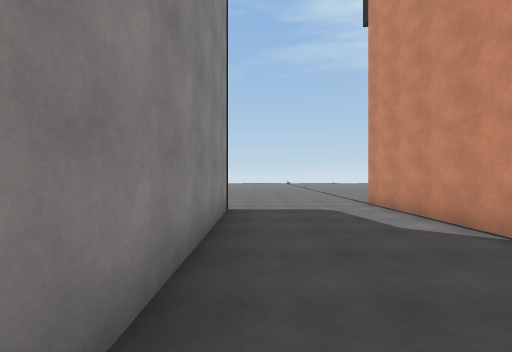
View 1 (above)

24 first-person views from a walk through a 3-D level made in the Unity game engine. The camera is 1.5 m above the floor, looks level and sees 90° across. The floor is counted in squares, 2 m on a side. Each view is taken from the middle of a square. On the plan, view 1 faces up. The plan holds only what a view shows up to about 9 squares ahead; the rest is blank. The place goes on beyond the plan. The player is left out. Some animated figures are left out. Surface patterns are stand-ins for the level's own textures.

View 2
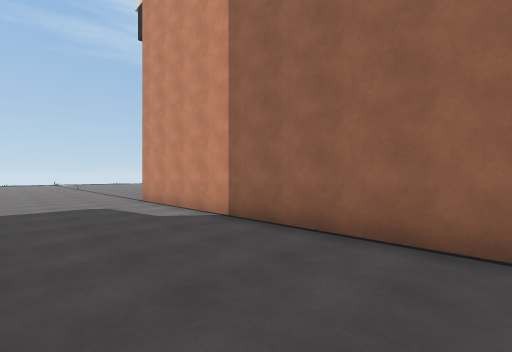

View 3
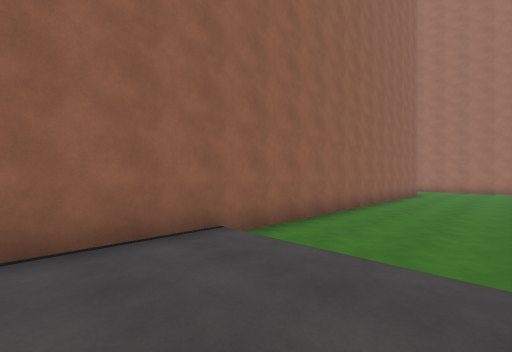

View 4
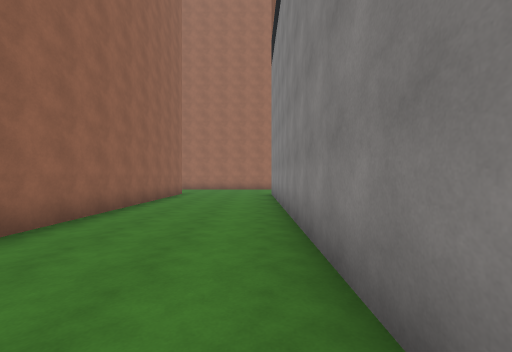

View 5
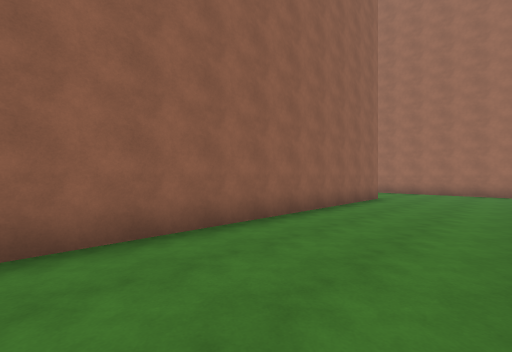

View 6
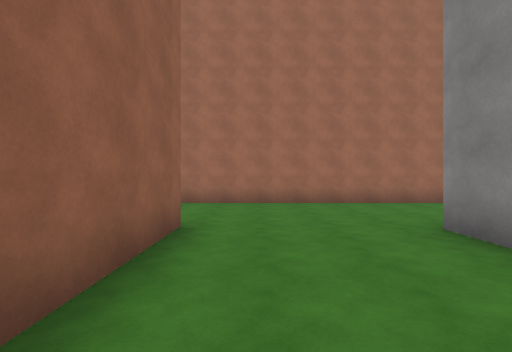

View 7
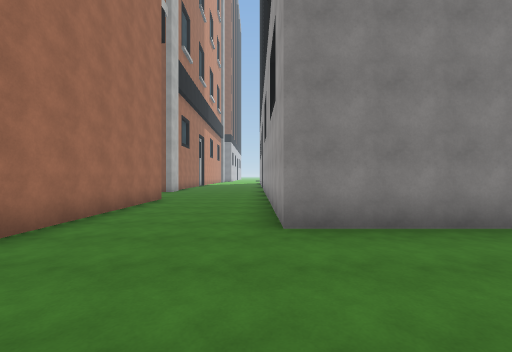

View 8
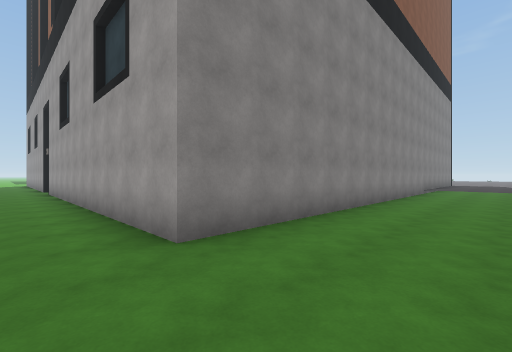

View 9
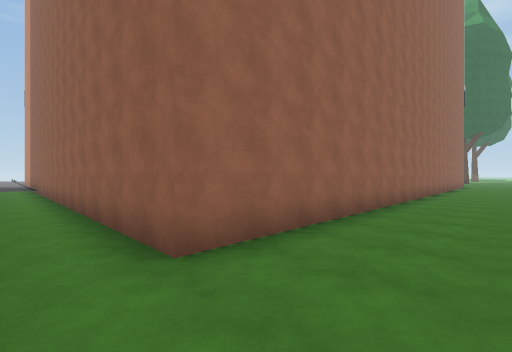

View 10
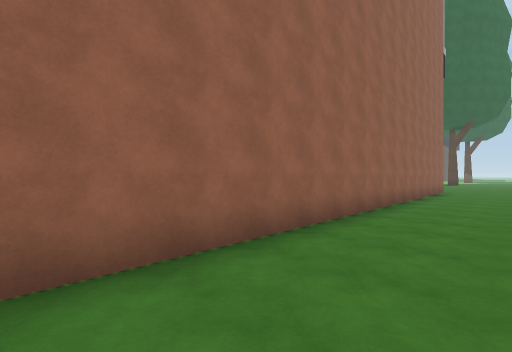

View 11
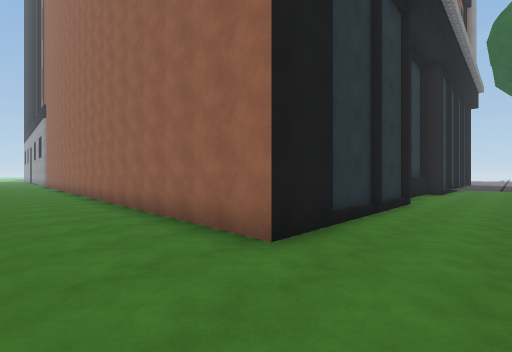

View 12
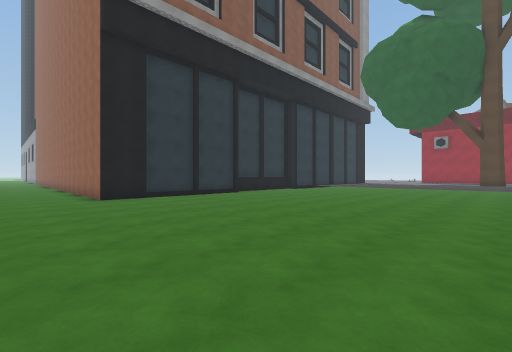

View 13
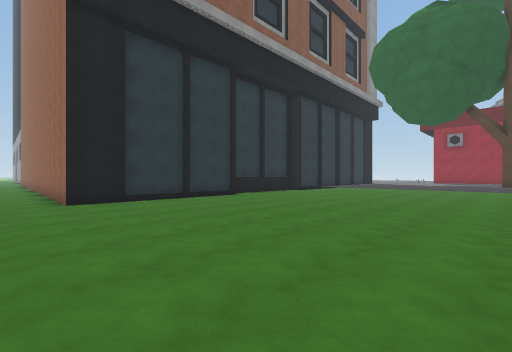

View 14
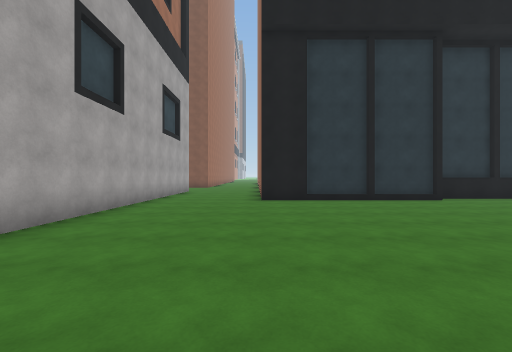

View 15
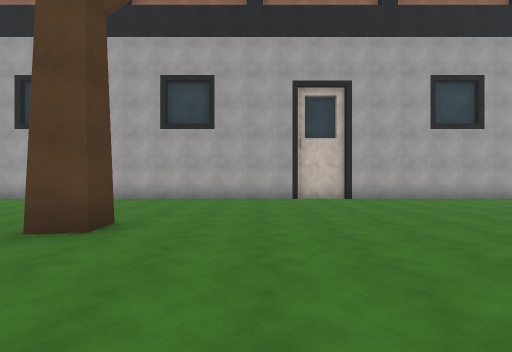

View 16
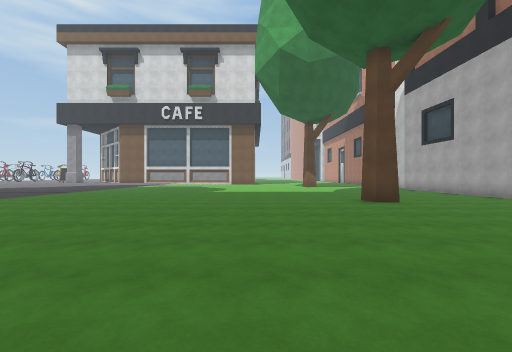

View 17
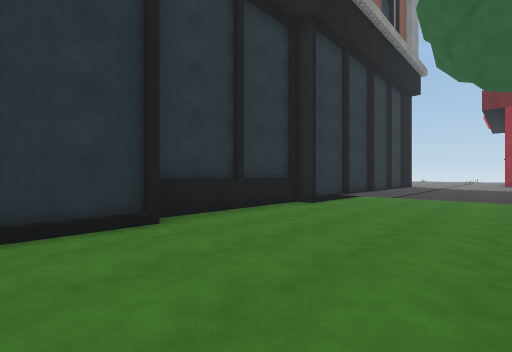

View 18
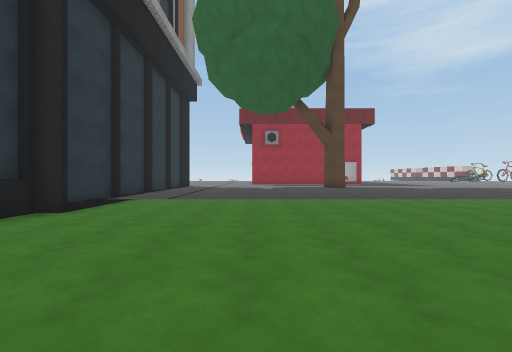

View 19
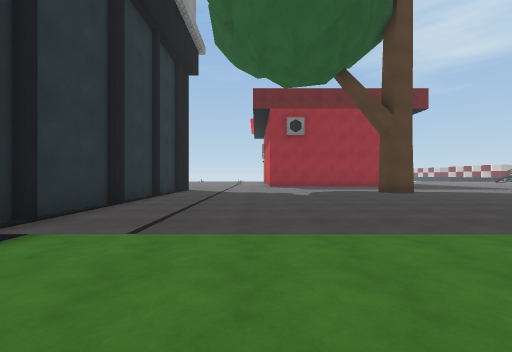

View 20
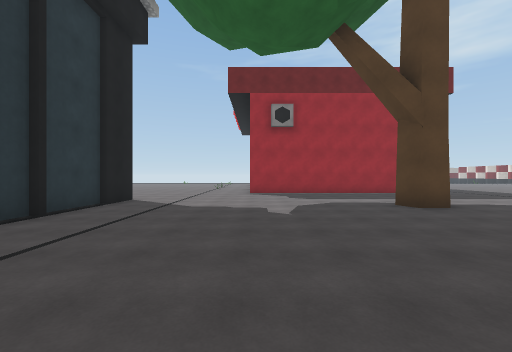

View 21
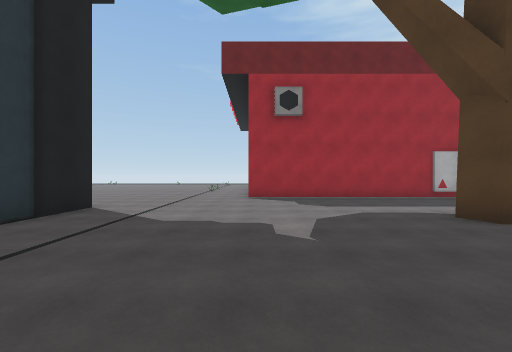

View 22
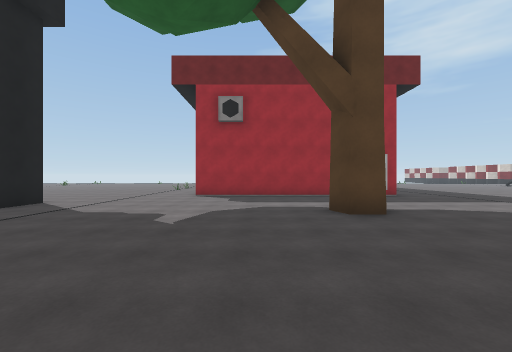

View 23
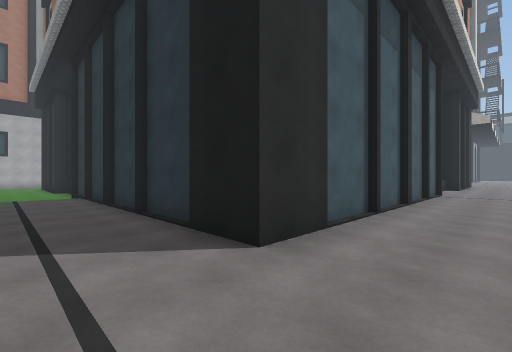

View 24
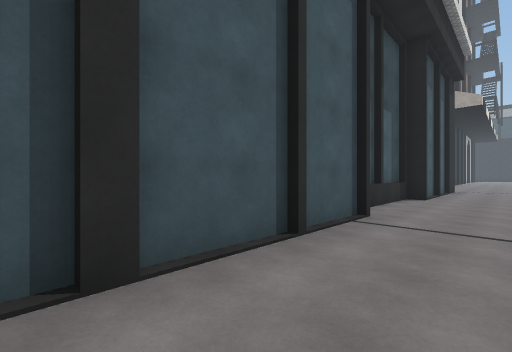

### Floor plan
Key: @ floor where view 1 was taken; # wall or solid block; . main floor; : floor 0.25 m higher than the main floor.
Columns run from 5 left of view 1 to 36 right of it. Each row starts with its distance up from view 1.
  9     :::::   ::::::::::::::::::::::::::::::
  8     :::::   ::::::::::::::::::::::::::::::
  7     ::::#   ##::::###########:::::::::::::
  6     ::::#    ######         #:::::::#::::
  5     #:::#                   #:::::::#::::
  4     #:::#                   #:::::::::::
  3     #:::#                   #::::::::::
  2     #:::#                   #:::::::::
  1     #:::#                   #:::::::::::::
  0      @::#                   #:::::::::::::
 -1      :::#                   #:::::::::::::
 -2      ...#                   #.............
 -3     #...#                  ##.............
 -4     #...#                  #..............
 -5     #...#                  #..............
 -6     #...#                  #..............
 -7     #...#                  #..............
 -8     #...#                  ##.............
 -9     #...#                   #.............
-10     #...#                   #.............
-11     #...#                   #.............
-12 #####...##                  #...........#.
-13 .........####################.............
-14 ..........................................
-15 ..........................................
-16 ##########                 ...............
-17                            ###############

Positions as (right, up) in squares from view 1, and headings:
1: (0, 0), facing up
2: (0, -1), facing up-right
3: (0, 1), facing down-right
4: (0, -2), facing down
5: (0, -4), facing down-right
6: (2, -9), facing down
7: (3, -13), facing left
8: (2, -14), facing up-left
9: (2, -15), facing up-right
10: (9, -15), facing up-right
11: (25, -15), facing up-left
12: (32, -15), facing up-left
13: (31, -14), facing up-left
14: (31, -13), facing left
15: (32, -8), facing down
16: (27, -8), facing right
17: (27, -9), facing up-left
18: (27, -8), facing up
19: (26, -4), facing up
20: (27, -1), facing up
21: (27, 1), facing up
22: (29, 0), facing up
23: (25, 9), facing down-left
24: (18, 9), facing down-left
